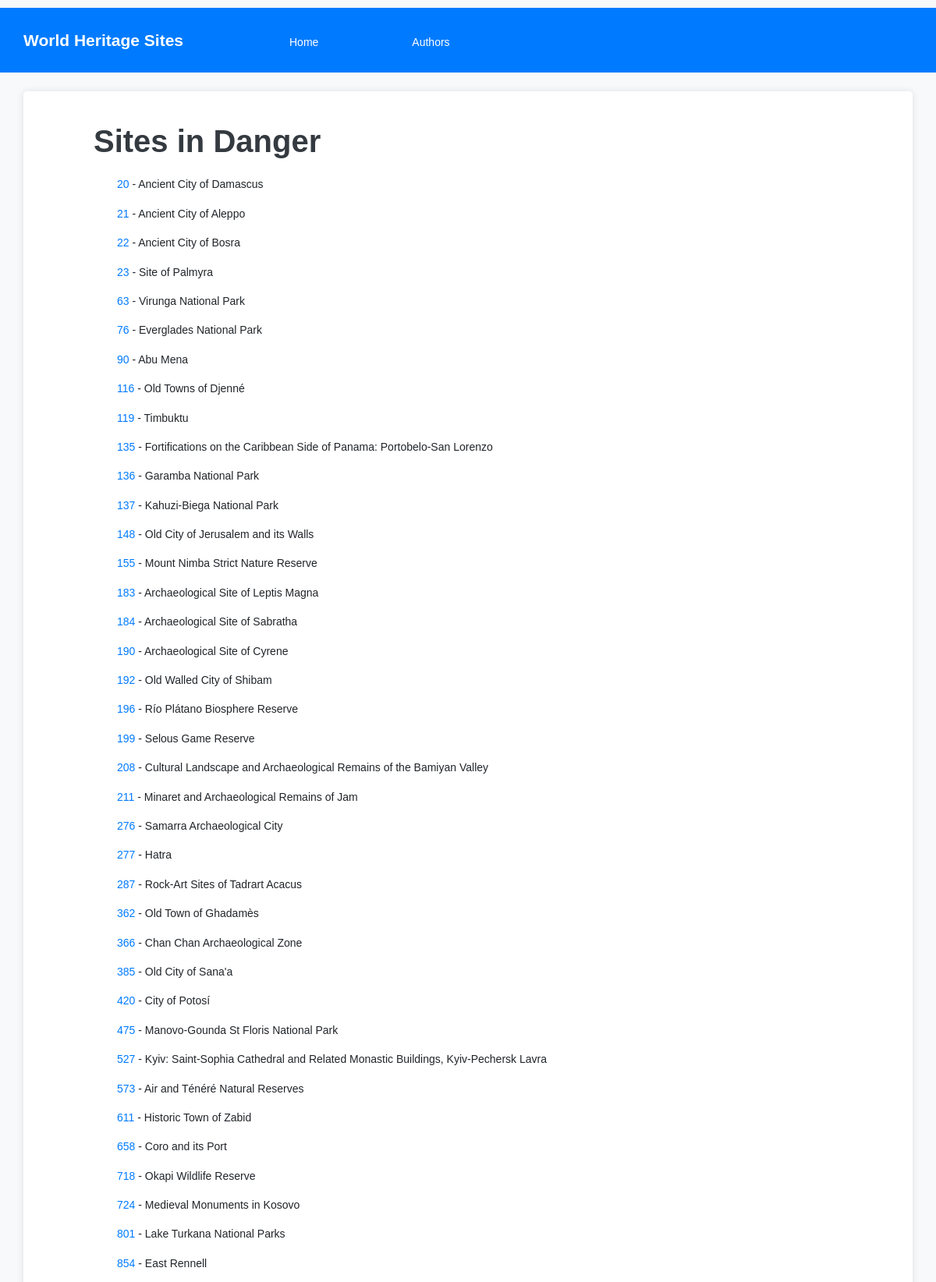
/sites/danger (upper part), run on the app's committed database.
### tables this page shows
CREATE TABLE World_Heritage_Site (id_no INTEGER PRIMARY KEY, unique_number INTEGER, name_en TEXT, short_description_en TEXT, justification_en TEXT);

### app.py (the view)
@APP.route('/sites/danger')
def sites_in_danger():
    sites = db.execute(
        '''
        SELECT id_no, name_en, short_description_en
        FROM World_Heritage_Site
        JOIN state_of_danger ON World_Heritage_Site.id_no = state_of_danger.site_number
        WHERE danger = 1
        ''').fetchall()
    if not sites:
        abort(404, 'No sites found that are in danger.')
    return render_template('sites-in-danger.html', sites=sites)

### db.py (called while the page is built)
def execute(sql,args=None):
    global DB
    sql = re.sub('\s+',' ', sql)
    logging.info('SQL: {} Args: {}'.format(sql,args))
    return DB['cursor'].execute(sql, args) \
        if args != None else DB['cursor'].execute(sql)

### templates/sites-in-danger.html
{% extends 'base.html' %}
{% block content %}
    <header>
        <h1>Sites in Danger</h1>
    </header>
    <main>
        <ul>
            {% for site in sites %}
                <li><a href="/sites/{{ site.id_no }}">{{ site.id_no }}</a> - {{ site.name_en }}</li>
            {% endfor %}
        </ul>
    </main>
{% endblock %}

### static/style.css (style rules this page uses)
body { font-family: 'Helvetica', Arial, sans-serif; font-size: 14px; line-height: 1.6; background-color: #f8f9fa; padding-top: 10px; padding-bottom: 10px; }
a { color: #007bff; }
h1, h2, h3, h4, h5, h6 { margin: 20px 0 10px; padding: 0; font-weight: bold; color: #343a40; }
p, blockquote, ul, ol, dl, li, table, pre { margin: 15px 0; }
header { margin-bottom: 20px; text-align: left; padding-left: 70px; }
ul { list-style-type: none; padding: 0; }
li { margin-bottom: 10px; text-align: left; padding-left: 100px; }

### data on the page
World_Heritage_Site: id_no "20", name_en "Ancient City of Damascus"
World_Heritage_Site: id_no "21", name_en "Ancient City of Aleppo"
World_Heritage_Site: id_no "22", name_en "Ancient City of Bosra"
World_Heritage_Site: id_no "23", name_en "Site of Palmyra"
World_Heritage_Site: id_no "63", name_en "Virunga National Park"
World_Heritage_Site: id_no "76", name_en "Everglades National Park"
World_Heritage_Site: id_no "90", name_en "Abu Mena"
World_Heritage_Site: id_no "116", name_en "Old Towns of Djenné"
World_Heritage_Site: id_no "119", name_en "Timbuktu"
World_Heritage_Site: id_no "135", name_en "Fortifications on the Caribbean Side of Panama: Portobelo-San Lorenzo"
World_Heritage_Site: id_no "136", name_en "Garamba National Park"
World_Heritage_Site: id_no "137", name_en "Kahuzi-Biega National Park"
World_Heritage_Site: id_no "148", name_en "Old City of Jerusalem and its Walls"
World_Heritage_Site: id_no "155", name_en "Mount Nimba Strict Nature Reserve"
World_Heritage_Site: id_no "183", name_en "Archaeological Site of Leptis Magna"
World_Heritage_Site: id_no "184", name_en "Archaeological Site of Sabratha"
World_Heritage_Site: id_no "190", name_en "Archaeological Site of Cyrene"
World_Heritage_Site: id_no "192", name_en "Old Walled City of Shibam"
World_Heritage_Site: id_no "196", name_en "Río Plátano Biosphere Reserve"
World_Heritage_Site: id_no "199", name_en "Selous Game Reserve"
World_Heritage_Site: id_no "208", name_en "Cultural Landscape and Archaeological Remains of the Bamiyan Valley"
World_Heritage_Site: id_no "211", name_en "Minaret and Archaeological Remains of Jam"
World_Heritage_Site: id_no "276", name_en "Samarra Archaeological City"
World_Heritage_Site: id_no "277", name_en "Hatra"
World_Heritage_Site: id_no "287", name_en "Rock-Art Sites of Tadrart Acacus"
World_Heritage_Site: id_no "362", name_en "Old Town of Ghadamès"
World_Heritage_Site: id_no "366", name_en "Chan Chan Archaeological Zone"
World_Heritage_Site: id_no "385", name_en "Old City of Sana'a"
World_Heritage_Site: id_no "420", name_en "City of Potosí"
World_Heritage_Site: id_no "475", name_en "Manovo-Gounda St Floris National Park"
World_Heritage_Site: id_no "527", name_en "Kyiv: Saint-Sophia Cathedral and Related Monastic Buildings, Kyiv-Pechersk Lavra"
World_Heritage_Site: id_no "573", name_en "Air and Ténéré Natural Reserves"
World_Heritage_Site: id_no "611", name_en "Historic Town of Zabid"
World_Heritage_Site: id_no "658", name_en "Coro and its Port"
World_Heritage_Site: id_no "718", name_en "Okapi Wildlife Reserve"
World_Heritage_Site: id_no "724", name_en "Medieval Monuments in Kosovo"
World_Heritage_Site: id_no "801", name_en "Lake Turkana National Parks"
World_Heritage_Site: id_no "854", name_en "East Rennell"
